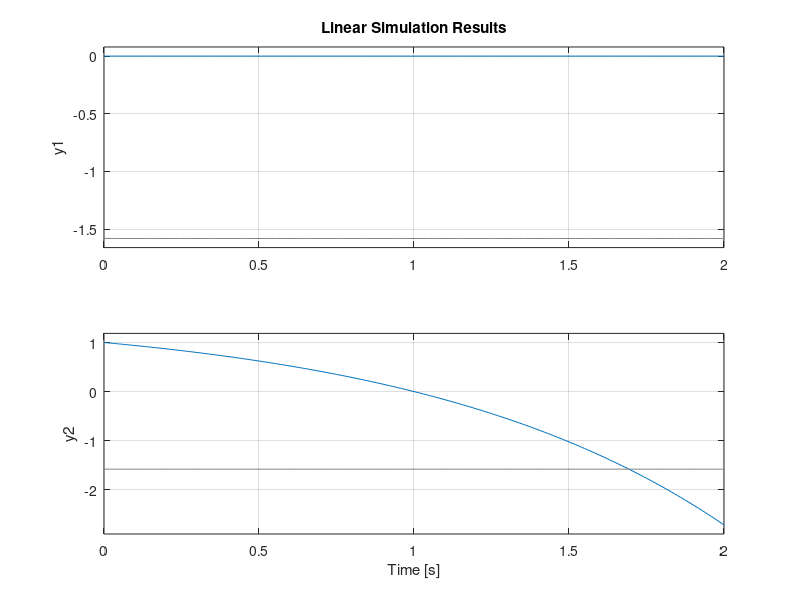

Write MATLAB code to recreate this figure.
clear all; close all; clc;

A = [-1 0; 0 1];

B = [0;1];
C = eye(2);
D = 0;

sys = ss(A, B, C, D);

x0 = [0;1];

t = [0:0.01:2];
c = -2.7183/1.7183;
u = c*ones(size(t));

lsim(sys, u, t, x0)